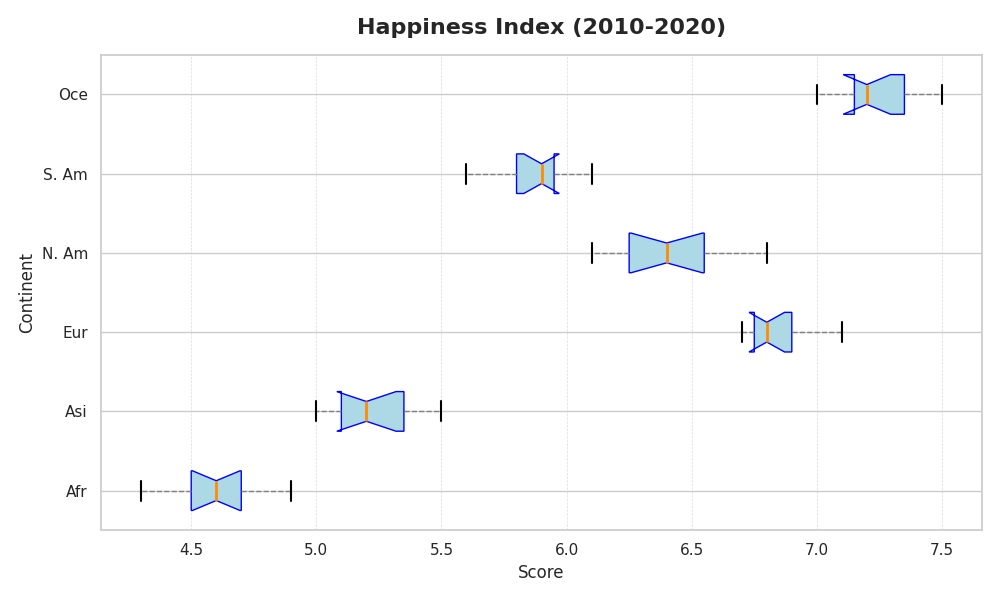

This chart was generated by the following Python code:
import matplotlib.pyplot as plt

happiness_scores_africa = [4.3, 4.5, 4.7, 4.6, 4.8, 4.4, 4.9, 4.6, 4.7, 4.5, 4.6]
happiness_scores_asia = [5.1, 5.2, 5.0, 5.4, 5.3, 5.2, 5.1, 5.3, 5.4, 5.0, 5.5]
happiness_scores_europe = [6.7, 6.8, 6.9, 6.8, 6.7, 6.9, 7.0, 6.8, 6.9, 6.7, 7.1]
happiness_scores_north_america = [6.1, 6.3, 6.2, 6.5, 6.4, 6.5, 6.2, 6.6, 6.7, 6.8, 6.4]
happiness_scores_south_america = [5.8, 5.7, 5.9, 5.8, 5.9, 6.0, 5.6, 6.1, 5.9, 5.8, 6.0]
happiness_scores_oceania = [7.2, 7.0, 7.1, 7.3, 7.4, 7.1, 7.5, 7.2, 7.3, 7.2, 7.4]

data = [
    happiness_scores_africa,
    happiness_scores_asia,
    happiness_scores_europe,
    happiness_scores_north_america,
    happiness_scores_south_america,
    happiness_scores_oceania
]

labels = ['Afr', 'Asi', 'Eur', 'N. Am', 'S. Am', 'Oce']

fig, ax = plt.subplots(figsize=(10, 6))

boxplot = ax.boxplot(
    data, 
    patch_artist=True, 
    notch=True, 
    vert=False,  # Change to horizontal boxplot
    boxprops=dict(facecolor='lightblue', color='blue'),
    whiskerprops=dict(color='gray', linestyle='--'),
    capprops=dict(color='black', linewidth=1.5),
    medianprops=dict(color='darkorange', linewidth=2),
    flierprops=dict(marker='o', color='red', markersize=5, alpha=0.5)
)

ax.set_title("Happiness Index (2010-2020)", fontsize=16, fontweight='bold', pad=15)
ax.set_xlabel("Score", fontsize=12)  # Changed from 'Continent' to 'Score'
ax.set_ylabel("Continent", fontsize=12)  # Changed from 'Score' to 'Continent'
ax.set_yticklabels(labels, fontsize=11, rotation=0)  # Adjusted labels for horizontal orientation

ax.xaxis.grid(True, linestyle='--', linewidth=0.5, alpha=0.7)

plt.tight_layout()
plt.show()
